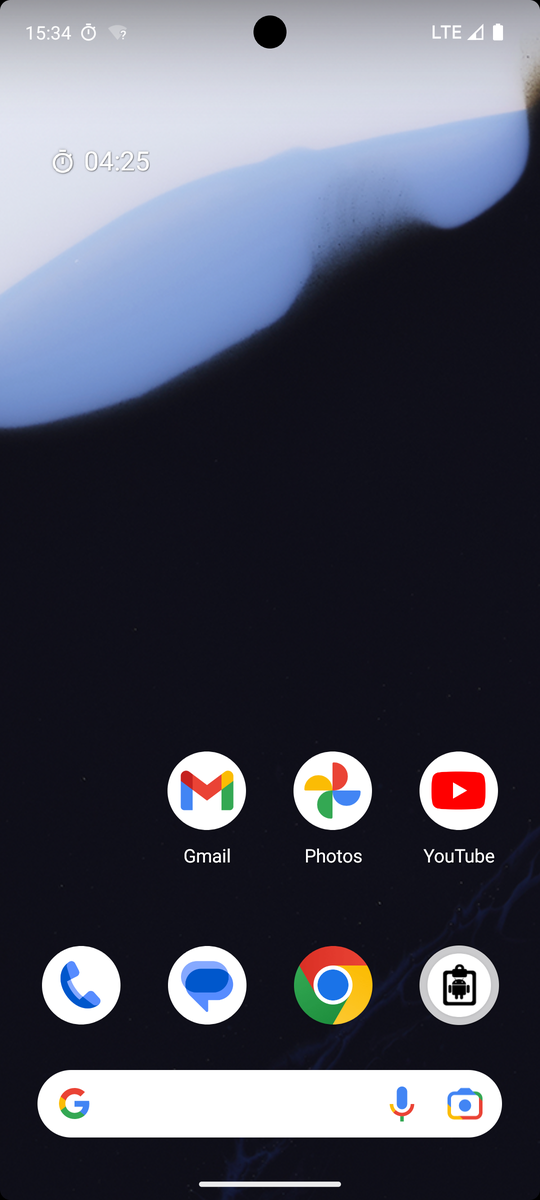
#> input picture screenshot.png, 540 x 1200 px
$ python main_no_adb_sim.py
#> lines starting #> are read from the running program, lines starting #| are printed output that depends on the picture
### sim_no_adb_utils.py
import json
import os
import re
import time
from difflib import SequenceMatcher
from typing import Any, Dict, Iterable, List, Tuple

import imagehash
from PIL import Image
from MobileAgentE.api import inference_chat_llama_cpp
from agents.mai_parser import parse_tagged_text
from agents.mai_ui_agent import add_chat


COMMON_ELEMENT_TEXTS: List[str] = [
    "Search input box",
    "Search button",
    "Settings menu",
    "Send message button",
    "Back button",
    "Home tab",
    "Profile icon",
    "Notification center",
    "Share button",
    "Save draft",
    "Play or pause media",
    "Start recording",
    "Stopwatch start button",
    "Confirm dialog",
]


def avg(values: Iterable[float]) -> float:
    vals = list(values)
    return sum(vals) / len(vals) if vals else 0.0


def safe_json(data: Any) -> str:
    return json.dumps(data, ensure_ascii=False)


def _tokenize(text: str) -> List[str]:
    return re.findall(r"[a-z0-9]+", (text or "").lower())


# [277 lines left out: functions text_similarity, _extract_search_query, infer_action_from_task, simulate_llm_output, _extract_first_json_object, _extract_action_args and 3 more, not called in this run]


def ensure_screenshot_path(screenshot_path: str) -> str:
    abs_path = os.path.abspath(screenshot_path or "./screenshot.png")
    if not os.path.exists(abs_path):
        raise FileNotFoundError(
            f"screenshot not found: {abs_path}. "
            "Please place screenshot.png at repo root or pass --screenshot_path."
        )
    return abs_path


# [19 lines left out: function call_llama_cpp_with_image, not called in this run]


def compute_phash(image_path: str):
#> called with image_path = 'screenshot.png'
    img = Image.open(image_path).convert("L")
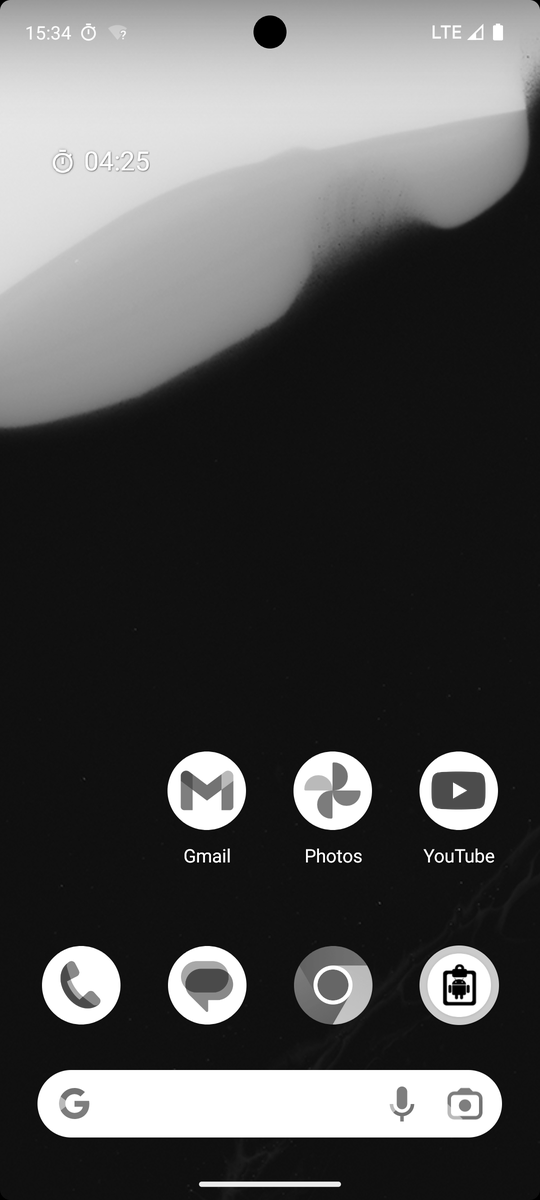
#> img: PIL image 540x1200 L; min 0, max 255, mean 80.6
    return imagehash.phash(img)


# [25 lines left out: functions _to_hash_obj, verify_with_anchor_phash, not called in this run]

### main_no_adb_sim.py
import argparse
import json
import random
import threading
import time
from typing import Dict, List

from sim_no_adb_utils import (
    COMMON_ELEMENT_TEXTS,
    avg,
    call_llama_cpp_with_image,
    compute_phash,
    ensure_screenshot_path,
    parse_action_from_llm_text,
    safe_json,
    text_similarity,
    verify_with_anchor_phash,
)

SYSTEM_PROMPT = """You are a mobile GUI agent.
Decide ONE next GUI action from the given task, history, and screenshot.

Output format:
<thinking>
one-sentence rationale
</thinking>
<tool_call>
{"name":"mobile_use","arguments":{"action":"...", "...":"..."}}
</tool_call>
""".strip()


# [43 lines left out: function _explorer_similarity_loop, not called in this run]


def run_single_step_agent_no_adb(args):
    print("### Running Single-Step Agent (No ADB, llama.cpp) ###")
    print(f"[Config] task={args.task}")
    screenshot_path = ensure_screenshot_path(args.screenshot_path)
    print(f"[Config] max_itr={args.max_itr}, explore_rounds=3~5")
    print(f"[Config] llama_api_url={args.llama_api_url}")
    print(f"[Config] screenshot_path={screenshot_path}")

    rng = random.Random(args.seed)
    history: List[str] = []
    steps: List[Dict] = []

    perception_latency_list: List[float] = []
    planning_latency_list: List[float] = []
    reasoning_latency_list: List[float] = []
    exploration_latency_list: List[float] = []
    thread_verification_latency_list: List[float] = []
    main_verification_latency_list: List[float] = []
    operation_latency_list: List[float] = []
    end_to_end_latency_list: List[float] = []
    thread_verify_fail_count = 0
    main_verify_fail_count = 0

    for itr in range(1, args.max_itr + 1):
        start_time = time.time()
        print(f"\n================ Iteration {itr} ================\n")

        # Perception simulation (replace screenshot/XML collection).
        time.sleep(max(0.0, args.perception_sleep_ms / 1000.0))
        perception_end_time = time.time()
        perception_latency = (perception_end_time - start_time) * 1000
        perception_latency_list.append(perception_latency)

        # Anchor hash for this iteration; thread/main verification both compare to this.
        anchor_hash = compute_phash(screenshot_path)

        # Explorer simulation: similarity-only, 3-5 rounds, each round sleep=1s.
        explore_rounds = rng.randint(3, 5)
        explorer_output: Dict = {}
        explorer_thread = threading.Thread(
            target=_explorer_similarity_loop,
            args=(
                args.task,
                explore_rounds,
                args.seed + itr * 9973,
                explorer_output,
                screenshot_path,
                anchor_hash,
                bool(args.enable_thread_verification),
                int(args.phash_threshold),
            ),
            daemon=True,
        )
        explorer_thread.start()

        # Main loop waits for reasoning (real llama.cpp call).
        user_prompt = (
            f"Task:\n{args.task}\n\n"
            f"Action History:\n{history[-6:] if history else 'None'}\n\n"
            "Output the next action now."
        )

        reasoning_start = time.time()
        if args.reasoning_sleep_sec > 0:
            time.sleep(args.reasoning_sleep_sec)
        llm_output = call_llama_cpp_with_image(
            system_prompt=SYSTEM_PROMPT,
            user_prompt=user_prompt,
            screenshot_path=screenshot_path,
            api_url=args.llama_api_url,
            temperature=args.temperature,
            max_tokens=args.max_tokens,
        )
        action_obj = parse_action_from_llm_text(llm_output)
        reasoning_end = time.time()
        reasoning_latency = (reasoning_end - reasoning_start) * 1000
        reasoning_latency_list.append(reasoning_latency)

        # Wait explorer to finish this simulation round.
        explorer_thread.join()
        planning_end_time = time.time()
        planning_latency = (planning_end_time - perception_end_time) * 1000
        planning_latency_list.append(planning_latency)

        explore_records = explorer_output.get("records", [])
        exploration_latency = float(explorer_output.get("exploration_latency_ms", 0.0))
        exploration_latency_list.append(exploration_latency)
        thread_verification = explorer_output.get("thread_verification")
        thread_verify_latency_step = 0.0
        if thread_verification:
            thread_verify_latency_step = float(thread_verification.get("verification_latency_ms", 0.0))
            thread_verification_latency_list.append(thread_verify_latency_step)
            if not bool(thread_verification.get("ok", False)):
                thread_verify_fail_count += 1
        best_record = max(explore_records, key=lambda x: x["similarity"]) if explore_records else None

        main_verification = None
        main_verify_latency_step = 0.0
        if args.enable_main_verification:
            main_verification = verify_with_anchor_phash(
                screenshot_path=screenshot_path,
                anchor_hash=anchor_hash,
                threshold=args.phash_threshold,
            )
            main_verify_latency_step = float(main_verification.get("verification_latency_ms", 0.0))
            main_verification_latency_list.append(main_verify_latency_step)
            if not bool(main_verification.get("ok", False)):
                main_verify_fail_count += 1

        # Operation simulation.
        operation_start = time.time()
        time.sleep(max(0.0, args.operation_sleep_ms / 1000.0))
        executed_action = f"simulate_execute::{action_obj.get('action_type', 'wait')}"
        operation_end = time.time()
        operation_latency = (operation_end - operation_start) * 1000
        operation_latency_list.append(operation_latency)

        history.append(safe_json(action_obj))
        step_latency = (operation_end - start_time) * 1000
        end_to_end_latency_list.append(step_latency)

        step_info = {
            "step": itr,
            "action": action_obj,
            "llm_output": llm_output,
            "explore_rounds": explore_rounds,
            "explore_records": explore_records,
            "best_explore_record": best_record,
            "thread_verification": thread_verification,
            "main_verification": main_verification,
            "executed_action": executed_action,
            "perception_latency_ms": perception_latency,
            "reasoning_latency_ms": reasoning_latency,
            "exploration_latency_ms": exploration_latency,
            "planning_latency_ms": planning_latency,
            "operation_latency_ms": operation_latency,
            "step_latency_ms": step_latency,
        }
        steps.append(step_info)

        if best_record:
            print(
                f"[Explorer] rounds={explore_rounds}, "
                f"best_similarity={best_record['similarity']:.3f}, "
                f"best_element=\"{best_record['element_text']}\""
            )
        if thread_verification is not None:
            print(
                f"[Thread Verify] ok={thread_verification['ok']} "
                f"diff={thread_verification['diff']} threshold={thread_verification['threshold']}"
            )
        if main_verification is not None:
            print(
                f"[Main Verify] ok={main_verification['ok']} "
                f"diff={main_verification['diff']} threshold={main_verification['threshold']}"
            )
        print("[Reasoning] Parsed action:", action_obj)
        print("[Execution] Action done:", executed_action)
        print(
            f"Perception latency: {perception_latency:.3f} ms, "
            f"Reasoning latency: {reasoning_latency:.3f} ms, "
            f"Exploration latency: {exploration_latency:.3f} ms, "
            f"ThreadVerify latency: {thread_verify_latency_step:.3f} ms, "
            f"MainVerify latency: {main_verify_latency_step:.3f} ms, "
            f"Planning latency: {planning_latency:.3f} ms, "
            f"Operation latency: {operation_latency:.3f} ms"
        )
        print(f"Step latency: {step_latency:.3f} ms")

    print("\n=== Finished all iterations (no-adb simulation) ===")
    print(
        f"Perception latency: {avg(perception_latency_list):.3f} ms, "
        f"Reasoning latency: {avg(reasoning_latency_list):.3f} ms, "
        f"Exploration latency: {avg(exploration_latency_list):.3f} ms, "
        f"ThreadVerify latency: {avg(thread_verification_latency_list):.3f} ms, "
        f"MainVerify latency: {avg(main_verification_latency_list):.3f} ms, "
        f"Planning latency: {avg(planning_latency_list):.3f} ms, "
        f"Operation latency: {avg(operation_latency_list):.3f} ms, "
        f"End-to-end latency: {avg(end_to_end_latency_list):.3f} ms"
    )
    print(f"Thread verification failures: {thread_verify_fail_count}, Main verification failures: {main_verify_fail_count}")

    if args.output_json:
        with open(args.output_json, "w", encoding="utf-8") as f:
            json.dump(steps, f, ensure_ascii=False, indent=2)
        print(f"[Saved] step traces -> {args.output_json}")

    return steps


if __name__ == "__main__":
    parser = argparse.ArgumentParser()
    parser.add_argument(
        "--task",
        type=str,
        default="Search papers on Mobile GUI Agent on Google Scholar.",
        help="User instruction for the simulation.",
    )
    parser.add_argument("--max_itr", type=int, default=10, help="Maximum benchmark iterations.")
    parser.add_argument("--seed", type=int, default=7, help="Random seed.")
    parser.add_argument(
        "--reasoning_sleep_sec",
        type=float,
        default=0.0,
        help="Optional extra wait before each llama.cpp request.",
    )
    parser.add_argument(
        "--perception_sleep_ms",
        type=float,
        default=20.0,
        help="Perception simulation sleep per iteration.",
    )
    parser.add_argument(
        "--operation_sleep_ms",
        type=float,
        default=40.0,
        help="Operation simulation sleep per iteration.",
    )
    parser.add_argument(
        "--output_json",
        type=str,
        default="",
        help="Optional output JSON file for step-level records.",
    )
    parser.add_argument(
        "--screenshot_path",
        type=str,
        default="./screenshot.png",
        help="Input screenshot path (default: repo-root screenshot.png).",
    )
    parser.add_argument(
        "--llama_api_url",
        type=str,
        default="http://localhost:8100/v1/chat/completions",
        help="llama.cpp OpenAI-compatible endpoint.",
    )
    parser.add_argument("--temperature", type=float, default=0.0, help="Sampling temperature.")
    parser.add_argument("--max_tokens", type=int, default=256, help="Max new tokens per request.")
    parser.add_argument("--phash_threshold", type=int, default=8, help="pHash verification threshold.")
    parser.add_argument(
        "--disable_thread_verification",
        dest="enable_thread_verification",
        action="store_false",
        help="Disable pHash verification in explore thread.",
    )
    parser.add_argument(
        "--disable_main_verification",
        dest="enable_main_verification",
        action="store_false",
        help="Disable pHash verification in main process after reasoning + exploration.",
    )
    parser.set_defaults(enable_thread_verification=True, enable_main_verification=True)
    args = parser.parse_args()

    run_single_step_agent_no_adb(args)
#> (the call stopped at in compute_phash, `return imagehash.phash(img)`: imagehash is not available in this run)
